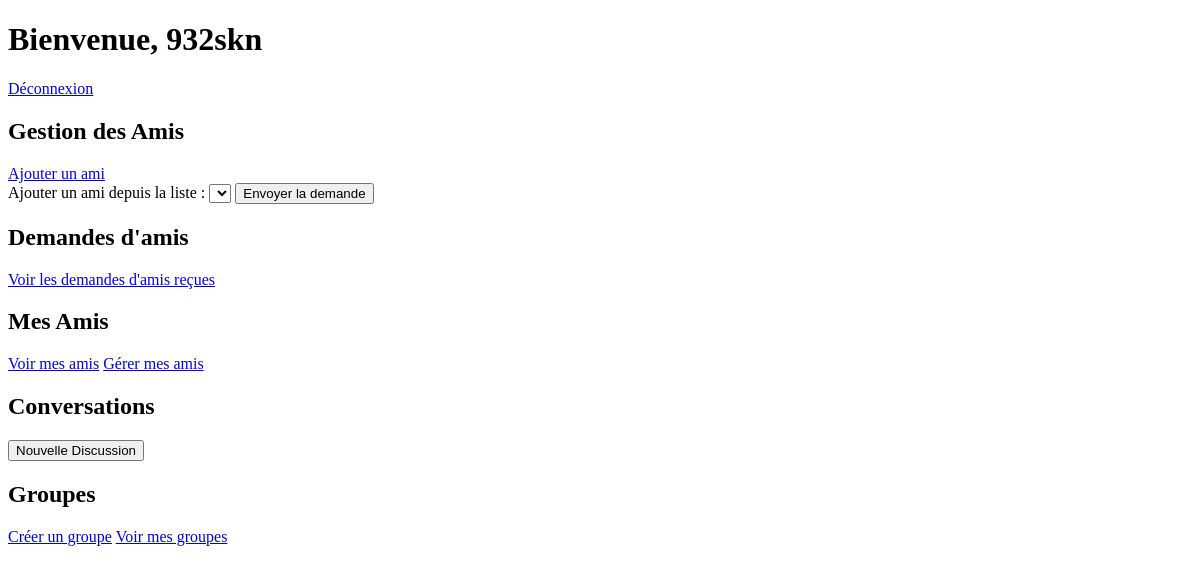
Page / (signed in) on the earlier database version.
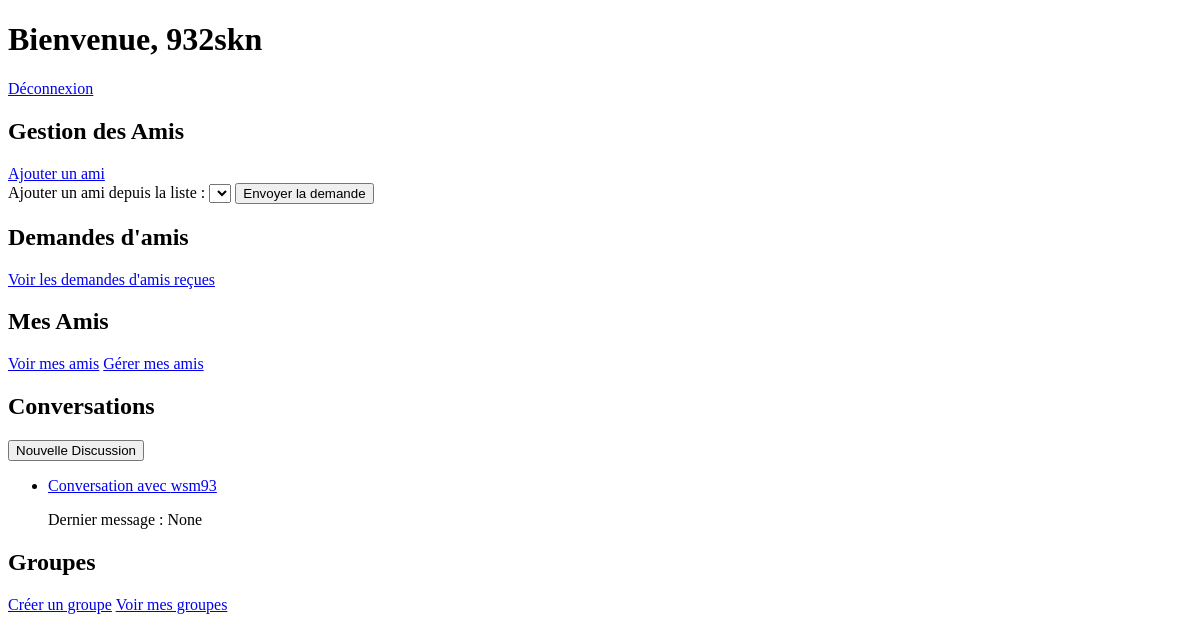
Same page on the later database version.
### models.py (models this page shows)
class User(UserMixin, db.Model):
    id = db.Column(db.Integer, primary_key=True)
    username = db.Column(db.String(150), unique=True, nullable=False)
    password = db.Column(db.String(150), nullable=False)

class Conversation(db.Model):
    id = db.Column(db.Integer, primary_key=True)
    user_1_id = db.Column(db.Integer, db.ForeignKey('user.id'))
    user_2_id = db.Column(db.Integer, db.ForeignKey('user.id'))
    last_message = db.Column(db.String(500))
    timestamp = db.Column(db.DateTime, default=db.func.current_timestamp())
    user_1 = db.relationship('User', foreign_keys=[user_1_id])
    user_2 = db.relationship('User', foreign_keys=[user_2_id])

### app.py (the view)
@app.route('/')
@login_required
def index():
    conversations = Conversation.query.filter(
        (Conversation.user_1_id == current_user.id) |
        (Conversation.user_2_id == current_user.id)
    ).all()
    conversation_data = []
    for conversation in conversations:
        other_user = conversation.user_1 if conversation.user_2_id == current_user.id else conversation.user_2
        unread_count = Message.query.filter_by(conversation_id=conversation.id, is_read=False, sender_id=other_user.id).count()
        conversation_data.append({
            'conversation': conversation,
            'other_user': other_user,
            'unread_count': unread_count
        })
    return render_template('index.html', user=current_user, conversation_data=conversation_data)

### app.py (called while the page is built)
@login_manager.user_loader
def load_user(user_id):
    return db.session.get(User, int(user_id))  # Correctif pour éviter LegacyAPIWarning

### templates/index.html (shortened to what this page needs)
<!DOCTYPE html>
<html lang="en">
<head>
</head>
<body>
    <h1>Bienvenue, {{ user.username }}</h1>
    <a href="{{ url_for('logout') }}">Déconnexion</a>
    <h2>Gestion des Amis</h2>
    <a href="{{ url_for('add_friend') }}">Ajouter un ami</a>
    <form method="POST" action="{{ url_for('add_friend') }}">
        <label for="friend_id">Ajouter un ami depuis la liste :</label>
        <select name="friend_id" id="friend_id">
        </select>
        <button type="submit">Envoyer la demande</button>
    </form>
    <h2>Demandes d'amis</h2>
    <a href="{{ url_for('friend_requests') }}">Voir les demandes d'amis reçues</a>
    <h2>Mes Amis</h2>
    <a href="{{ url_for('friends') }}">Voir mes amis</a>
    <a href="{{ url_for('friends') }}"> Gérer mes amis </a>
    <h2>Conversations</h2>
    <button onclick="document.getElementById('newDiscussion').style.display='block'">Nouvelle Discussion</button>
    <ul>
        {% for data in conversation_data %}
            <li>
                <a href="{{ url_for('conversation', conversation_id=data.conversation.id) }}">
                    Conversation avec {{ data.other_user.username }}
                </a>
                <p>Dernier message : {{ data.conversation.last_message }}</p>
            </li>
        {% endfor %}
    </ul>
    <h2>Groupes</h2>
    <a href="{{ url_for('create_group') }}">Créer un groupe</a>
    <a href="{{ url_for('groups') }}">Voir mes groupes</a>
</body>
</html>

Differences in the rows shown:
now on this page (row unchanged): User: other_user.username "wsm93"
added Conversation: conversation.last_message "None"
Other differences:
new list line: "Conversation avec Dernier message :"
